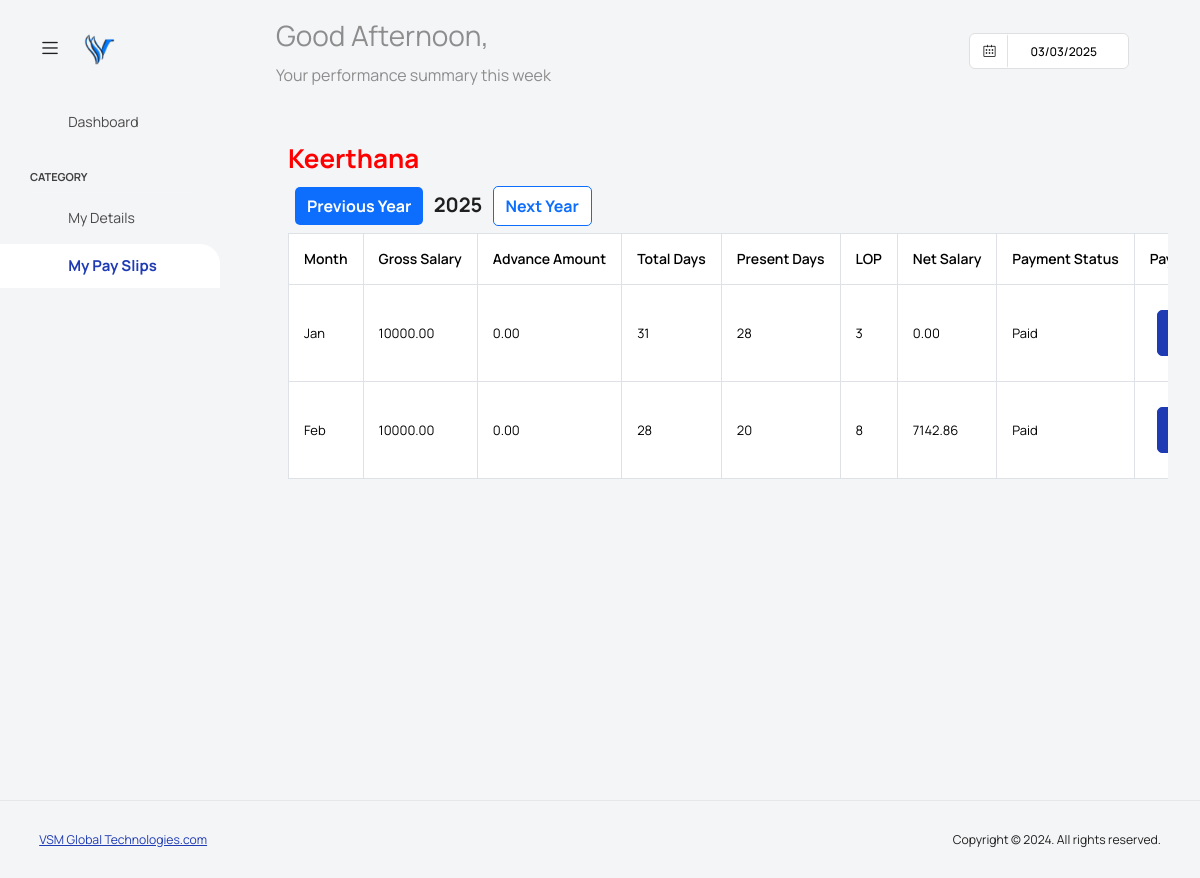
The app's page /pay-slip.php (signed in), older data.
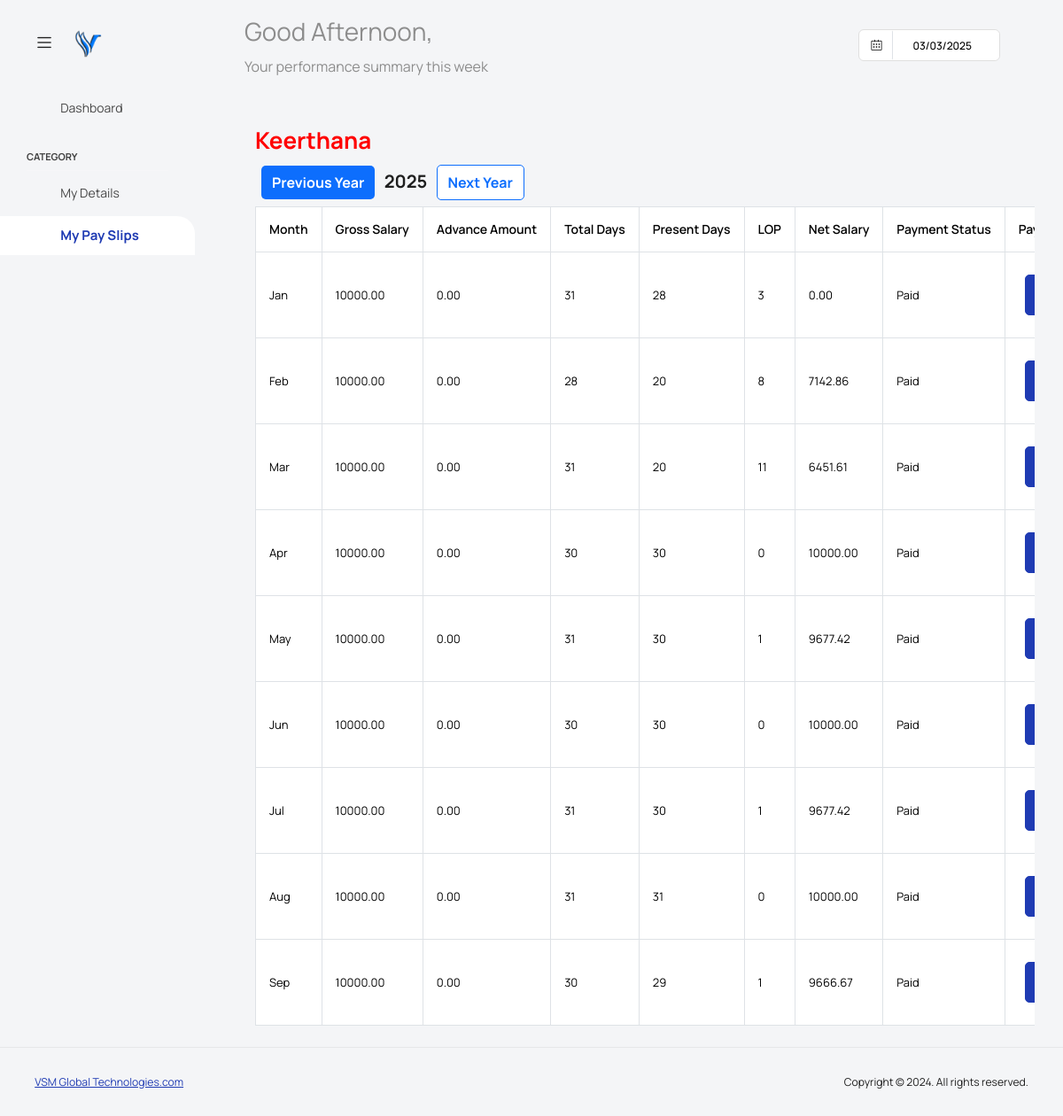
The same page, newer data.
### tables this page shows
CREATE TABLE `run_payslip` (
  `id` int(11) NOT NULL,
  `employee_user_id` varchar(20) NOT NULL,
  `employee_name` varchar(255) NOT NULL,
  `gross_salary` decimal(10,2) NOT NULL,
  `total_compensation` decimal(10,2) DEFAULT NULL,
  `availability_days` int(11) DEFAULT NULL,
  `email` varchar(255) NOT NULL,
  `designation` varchar(100) DEFAULT NULL,
  `pay_month` int(11) NOT NULL,
  `pay_year` int(11) NOT NULL,
  `created_at` timestamp NOT NULL DEFAULT current_timestamp(),
  `hire_date` date DEFAULT NULL,
  `job_title` varchar(100) DEFAULT NULL,
  `department` varchar(100) DEFAULT NULL,
  `manager` varchar(100) DEFAULT NULL,
  `location` varchar(100) DEFAULT NULL,
  `salary` decimal(10,2) DEFAULT NULL,
  `annual_salary` decimal(10,2) DEFAULT NULL,
  `ifsc_number` varchar(20) DEFAULT NULL,
  `bank_name` varchar(100) DEFAULT NULL,
  `branch_name` varchar(100) DEFAULT NULL,
  `account_number` varchar(30) DEFAULT NULL,
  `account_type` varchar(20) DEFAULT NULL,
  `dob` date DEFAULT NULL,
  `gender` enum('Male','Female','Other') DEFAULT NULL,
  `phone_number` varchar(15) DEFAULT NULL,
  `bonus` decimal(10,2) DEFAULT NULL,
  `employee_type` varchar(50) NOT NULL DEFAULT 'Full-time',
  `qualifications` varchar(255) DEFAULT NULL,
  `resigned_date` date DEFAULT NULL,
  `degree_certificate` varchar(225) DEFAULT NULL,
  `experiance_certificate` varchar(225) DEFAULT NULL,
  `course_certificate` varchar(225) DEFAULT NULL,
  `advance_amount` varchar(225) DEFAULT NULL,
  `emi_amount` varchar(225) DEFAULT NULL,
  `advance_date` varchar(225) DEFAULT NULL,
  `conformation_process` varchar(225) DEFAULT NULL
);

CREATE TABLE `vsmbc6c4f_salary` (
  `id` int(11) NOT NULL,
  `employee_id` varchar(255) NOT NULL,
  `month` varchar(50) NOT NULL,
  `year` int(11) NOT NULL,
  `gross_salary` varchar(225) NOT NULL,
  `advance_amount` decimal(10,2) NOT NULL,
  `emi_amount` decimal(10,2) NOT NULL,
  `total_days` int(11) NOT NULL,
  `present_days` int(11) NOT NULL,
  `absent_days` int(11) NOT NULL,
  `net_salary` decimal(10,2) NOT NULL,
  `payment_status` varchar(50) NOT NULL DEFAULT 'Paid'
);

### pay-slip.php (the view, shortened to what this page needs)
<?php
include "header.php";
include "db.php";
$email = $_SESSION['user_email'];
$selected_year = isset($_GET['year']) ? (int)$_GET['year'] : date("Y");
$sql = "SELECT employee_name, employee_user_id, gross_salary FROM run_payslip WHERE email = ?";
$stmt = $payroll_conn->prepare($sql);
if ($stmt) {
    $stmt->bind_param("s", $email);
    $stmt->execute();
    $result = $stmt->get_result();
    if ($result->num_rows > 0) {
        $row = $result->fetch_assoc();
        $employee_name = htmlspecialchars($row['employee_name']);
        $employee_user_id = htmlspecialchars($row['employee_user_id']);
        $gross_salary = htmlspecialchars($row['gross_salary']);
    } else {
        echo "No employee found with the given email.";
        exit();
    }
} else {
    echo "Error preparing the statement.";
    exit();
}
$employee_user_id = preg_replace('/[^a-zA-Z0-9_]/', '', strtolower($employee_user_id));
$table_name = $employee_user_id . "_salary";
$salary_details = [];
$sql = "SELECT * FROM `$table_name` WHERE `year` = ?";
$stmt = $payroll_conn->prepare($sql);
if ($stmt) {
    $stmt->bind_param("i", $selected_year);
    $stmt->execute();
    $result = $stmt->get_result();
    while ($row = $result->fetch_assoc()) {
        $salary_details[] = $row;
    }
} else {
    echo "Error preparing the statement for salary details.";
    exit();
}
?>
<div class="main-panel">
    <div class="content-wrapper">
        <div class="container mt-4">
            <div class="row">
                <h2>
                    <span id="employeeName" style="color: red; font-weight: bold;">
                        <?php echo $employee_name; ?>
                    </span>
                </h2>
                <div class="year-selector">
                    <button id="previous" onclick="changeYear(<?php echo $selected_year - 1; ?>)">Previous Year</button>
                    <span style="font-size: 20px; font-weight: bold;"><?php echo $selected_year; ?></span>
                    <button id="next_year" onclick="changeYear(<?php echo $selected_year + 1; ?>)">Next Year</button>
                </div>
                <div class="table-responsive">
                    <table class="table table-bordered">
                        <thead>
                            <tr>
                                <th>Month</th>
                                <th>Gross Salary</th>
                                <th>Advance Amount</th>
                                <th>Total Days</th>
                                <th>Present Days</th>
                                <th>LOP</th>
                                <th>Net Salary</th>
                                <th>Payment Status</th>
                                <th>Payslip</th>
                            </tr>
                        </thead>
                        <tbody>
                            <?php if (!empty($salary_details)) { ?>
                                <?php foreach ($salary_details as $salary) { ?>
                                    <tr>
                                        <td class="table-padding-adjest"><?php echo htmlspecialchars($salary['month']); ?></td>
                                        <td class="table-padding-adjest"><?php echo $gross_salary; ?></td>
                                        <td class="table-padding-adjest"><?php echo htmlspecialchars($salary['advance_amount']); ?></td>
                                        <td class="table-padding-adjest"><?php echo htmlspecialchars($salary['total_days']); ?></td>
                                        <td class="table-padding-adjest"><?php echo htmlspecialchars($salary['present_days']); ?></td>
                                        <td class="table-padding-adjest"><?php echo htmlspecialchars($salary['absent_days']); ?></td>
                                        <td class="table-padding-adjest"><?php echo htmlspecialchars($salary['net_salary']); ?></td>
                                        <td class="table-padding-adjest"><?php echo htmlspecialchars($salary['payment_status']); ?></td>
                                        <td class="table-padding-adjest">
                                            <button type="button" class="payslip-download btn btn-primary"
                                                data-month="<?= htmlspecialchars($salary['month']) ?>"
                                                data-id="<?= htmlspecialchars($salary['employee_id']) ?>">
                                            </button>
                                        </td>
                                    </tr>
                                <?php } ?>
                            <?php } else { ?>
                                <tr>
                                    <td colspan="11">No salary details found for this employee in the selected year.</td>
                                </tr>
                            <?php } ?>
                        </tbody>
                    </table>
                </div>
            </div>
        </div>
    </div>
</div>
</div>
</div>
<?php include "footer.php"; ?>

### header.php (shortened to what this page needs)
<!DOCTYPE html>
<html lang="en">
<head>
  <link rel="stylesheet" href="assets/vendors/feather/feather.css">
  <link rel="stylesheet" href="assets/vendors/mdi/css/materialdesignicons.min.css">
  <link rel="stylesheet" href="assets/vendors/ti-icons/css/themify-icons.css">
  <link rel="stylesheet" href="assets/vendors/font-awesome/css/font-awesome.min.css">
  <link rel="stylesheet" href="assets/vendors/typicons/typicons.css">
  <link rel="stylesheet" href="assets/vendors/simple-line-icons/css/simple-line-icons.css">
  <link rel="stylesheet" href="assets/vendors/css/vendor.bundle.base.css">
  <link rel="stylesheet" href="assets/vendors/bootstrap-datepicker/bootstrap-datepicker.min.css">
  <link rel="stylesheet" href="assets/vendors/datatables.net-bs4/dataTables.bootstrap4.css">
  <link rel="stylesheet" type="text/css" href="assets/js/select.dataTables.min.css">
  <link rel="stylesheet" href="assets/css/style.css">
  <link rel="stylesheet" href="assets/css/custome_style.css">
  <link rel="stylesheet" href="style.css">
</head>
<body class="with-welcome-text">
  <div class="container-scroller">
    <nav class="navbar default-layout col-lg-12 col-12 p-0 fixed-top d-flex align-items-top flex-row">
      <div class="text-center navbar-brand-wrapper d-flex align-items-center justify-content-start">
        <div class="me-3">
          <button class="navbar-toggler navbar-toggler align-self-center" type="button" data-bs-toggle="minimize">
            <span class="icon-menu"></span>
          </button>
        </div>
        <div>
          <a class="navbar-brand brand-logo" href="index.html">
            <img src="img\vsmlogo-favicon.png" alt="logo" />
          </a>
        </div>
      </div>
      <div class="navbar-menu-wrapper d-flex align-items-top">
        <ul class="navbar-nav">
          <li class="nav-item fw-semibold d-none d-lg-block ms-0">
            <?php
            $current_hour = date("H");
            if($current_hour >= 5 && $current_hour < 12){
              $greeting = "Good Morning";
            }
            elseif($current_hour >= 12 && $current_hour < 18){
              $greeting = "Good Afternoon";
            }else{
              $greeting = "Good Evening";
            }
            ?>
            <h1 class="welcome-text"><?php  echo $greeting;  ?>, <span class="text-black fw-bold"><?php  echo $user_name; ?></span></h1>
            <h3 class="welcome-sub-text">Your performance summary this week </h3>
          </li>
        </ul>
        <ul class="navbar-nav ms-auto">
          <li class="nav-item d-none d-lg-block">
            <div id="datepicker-popup" class="input-group date datepicker navbar-date-picker">
              <span class="input-group-addon input-group-prepend border-right">
                <span class="icon-calendar input-group-text calendar-icon"></span>
              </span>
              <input type="text" class="form-control">
            </div>
          </li>
          <li class="nav-item dropdown d-none d-lg-block user-dropdown">
            <a class="nav-link" id="UserDropdown" href="#" data-bs-toggle="dropdown" aria-expanded="false">
            <i class="mdi mdi-account-circle text-primary img-xs rounded-circle"></i>
            </a>
          </li>
        </ul>
      </div>
    </nav>
    <div class="container-fluid page-body-wrapper">
      <nav class="sidebar sidebar-offcanvas" id="sidebar">
        <ul class="nav">
          <li class="nav-item">
            <a class="nav-link" href="dashboard.php">
              <i class="mdi mdi-grid-large menu-icon"></i>
              <span class="menu-title">Dashboard</span>
            </a>
          </li>
          <li class="nav-item nav-category">category</li>
          <li class="nav-item">
            <a class="nav-link"  href="e_details.php" aria-expanded="false"
              aria-controls="charts">
              <i class="menu-icon mdi mdi-chart-line"></i>
              <span class="menu-title" >My Details</span>
            </a>
          </li>
          <li class="nav-item">
            <a class="nav-link"  href="pay-slip.php" aria-expanded="false"
              aria-controls="ui-basic">
              <i class="menu-icon mdi mdi-floor-plan"></i>
              <span class="menu-title">My Pay Slips</span>
            </a>
          </li>
        </ul>
      </nav>

### footer.php (shortened to what this page needs)
        <footer class="footer">
          <div class="d-sm-flex justify-content-center justify-content-sm-between">
            <span class="text-muted text-center text-sm-left d-block d-sm-inline-block"> <a
                href="https://www.vsmglobaltechnologies.com/" target="_blank">VSM Global Technologies.com</a>
            </span>
            <span class="float-none float-sm-end d-block mt-1 mt-sm-0 text-center">Copyright © 2024. All rights
              reserved.</span>
          </div>
        </footer>
</body>
</html>

### pay-slip.php (style rules this page uses)
button { border: none; padding: 8px 12px; margin: 7px; border-radius: 5px; font-weight: bold; cursor: pointer; }
button#previous { background-color: #0d6efd; color: white; }
button#next_year { background-color: white; color: #0d6efd; border: 1px solid #0d6efd; }

Row changes from the older to the newer data that the page shows:
added vsmbc6c4f_salary: month "Mar", $gross_salary "10000.00", advance_amount "0.00", total_days "31", present_days "20", absent_days "11", net_salary "6451.61", payment_status "Paid"
added vsmbc6c4f_salary: month "Apr", $gross_salary "10000.00", advance_amount "0.00", total_days "30", present_days "30", absent_days "0", net_salary "10000.00", payment_status "Paid"
added vsmbc6c4f_salary: month "May", $gross_salary "10000.00", advance_amount "0.00", total_days "31", present_days "30", absent_days "1", net_salary "9677.42", payment_status "Paid"
added vsmbc6c4f_salary: month "Jun", $gross_salary "10000.00", advance_amount "0.00", total_days "30", present_days "30", absent_days "0", net_salary "10000.00", payment_status "Paid"
added vsmbc6c4f_salary: month "Jul", $gross_salary "10000.00", advance_amount "0.00", total_days "31", present_days "30", absent_days "1", net_salary "9677.42", payment_status "Paid"
added vsmbc6c4f_salary: month "Aug", $gross_salary "10000.00", advance_amount "0.00", total_days "31", present_days "31", absent_days "0", net_salary "10000.00", payment_status "Paid"
added vsmbc6c4f_salary: month "Sep", $gross_salary "10000.00", advance_amount "0.00", total_days "30", present_days "29", absent_days "1", net_salary "9666.67", payment_status "Paid"
